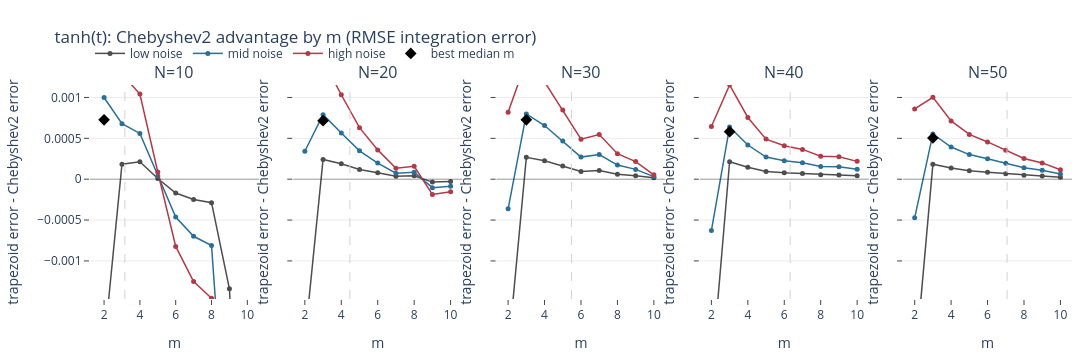
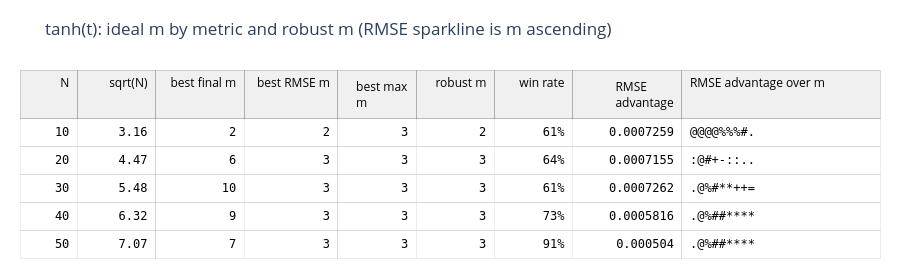
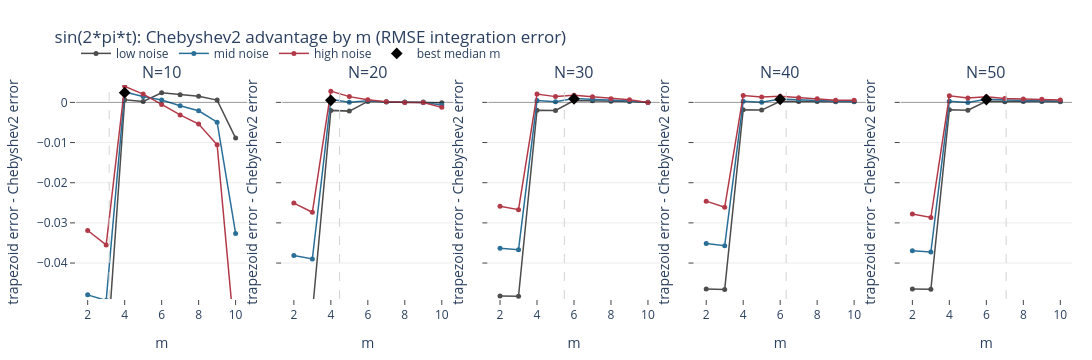
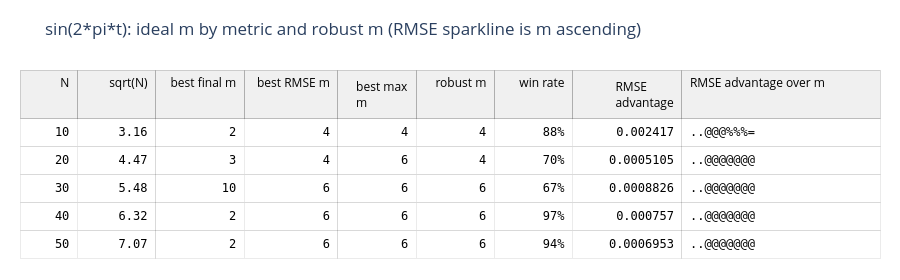

Source (notebook cell) for these figures, in order:
### Markdown cell above
## Decision-oriented Plotly views

These views use the same comparison dataframe as the heatmaps above. Positive advantage is `trapezoid error - Chebyshev2 error`, so values above zero favor Chebyshev2. The diamond marks the best median RMSE `m`; the light grey dashed line is `sqrt(N)`. The table reports ideal `m` by metric plus a rank-based robust `m`.

### Code cell
for function in FUNCTIONS:
    display(
        plot_advantage_curves_by_sample_count(
            comparisons,
            function.name,
            selected_sample_counts=SAMPLE_COUNTS,
            metric="rmse_error",y_range_min_m=3
        )
    )
    display(
        plot_robust_m_table(
            comparisons,
            function.name,
            selected_sample_counts=SAMPLE_COUNTS,
        )
    )

### Figure 1 — Plotly figure (JSON) as saved in the notebook; plotly's stock layout.template omitted (floating-point values rounded to 4 significant figures)
{"data": [{"customdata": [["10", "low noise"], ["10", "low noise"], ["10", "low noise"], ["10", "low noise"], ["10", "low noise"], ["10", "low noise"], ["10", "low noise"], ["10", "low noise"], ["10", "low noise"]], "hovertemplate": "N=%{customdata[0]}<br>m=%{x}<br>noise band=%{customdata[1]}<br>advantage=%{y:.4g}<extra></extra>", "legendgroup": "low noise", "line": {"color": "#4d4d4d", "width": 1.5}, "marker": {"size": 5}, "mode": "lines+markers", "name": "low noise", "showlegend": true, "type": "scatter", "x": [2, 3, 4, 5, 6, 7, 8, 9, 10], "xaxis": "x", "y": [-0.002041, 0.0001837, 0.0002132, 9.026e-06, -0.0001687, -0.0002492, -0.0002877, -0.001341, -0.005645], "yaxis": "y"}, {"customdata": [["10", "mid noise"], ["10", "mid noise"], ["10", "mid noise"], ["10", "mid noise"], ["10", "mid noise"], ["10", "mid noise"], ["10", "mid noise"], ["10", "mid noise"], ["10", "mid noise"]], "hovertemplate": "N=%{customdata[0]}<br>m=%{x}<br>noise band=%{customdata[1]}<br>advantage=%{y:.4g}<extra></extra>", "legendgroup": "mid noise", "line": {"color": "#2a6f97", "width": 1.5}, "marker": {"size": 5}, "mode": "lines+markers", "name": "mid noise", "showlegend": true, "type": "scatter", "x": [2, 3, 4, 5, 6, 7, 8, 9, 10], "xaxis": "x", "y": [0.0009996, 0.0006794, 0.00056, 3.786e-05, -0.0004628, -0.0006986, -0.0008117, -0.003901, -0.01653], "yaxis": "y"}, {"customdata": [["10", "high noise"], ["10", "high noise"], ["10", "high noise"], ["10", "high noise"], ["10", "high noise"], ["10", "high noise"], ["10", "high noise"], ["10", "high noise"], ["10", "high noise"]], "hovertemplate": "N=%{customdata[0]}<br>m=%{x}<br>noise band=%{customdata[1]}<br>advantage=%{y:.4g}<extra></extra>", "legendgroup": "high noise", "line": {"color": "#b23a48", "width": 1.5}, "marker": {"size": 5}, "mode": "lines+markers", "name": "high noise", "showlegend": true, "type": "scatter", "x": [2, 3, 4, 5, 6, 7, 8, 9, 10], "xaxis": "x", "y": [0.003082, 0.001285, 0.001041, 8.755e-05, -0.0008228, -0.001251, -0.001457, -0.007074, -0.03003], "yaxis": "y"}, {"hovertemplate": "best median m=%{x}<br>median advantage=%{y:.4g}<extra></extra>", "legendgroup": "best median m", "marker": {"color": "black", "size": 9, "symbol": "diamond"}, "mode": "markers", "name": "best median m", "showlegend": true, "type": "scatter", "x": [2], "xaxis": "x", "y": [0.0007259], "yaxis": "y"}, {"customdata": [["20", "low noise"], ["20", "low noise"], ["20", "low noise"], ["20", "low noise"], ["20", "low noise"], ["20", "low noise"], ["20", "low noise"], ["20", "low noise"], ["20", "low noise"]], "hovertemplate": "N=%{customdata[0]}<br>m=%{x}<br>noise band=%{customdata[1]}<br>advantage=%{y:.4g}<extra></extra>", "legendgroup": "low noise", "line": {"color": "#4d4d4d", "width": 1.5}, "marker": {"size": 5}, "mode": "lines+markers", "name": "low noise", "showlegend": false, "type": "scatter", "x": [2, 3, 4, 5, 6, 7, 8, 9, 10], "xaxis": "x2", "y": [-0.001972, 0.0002419, 0.0001891, 0.0001177, 7.871e-05, 3.602e-05, 4.268e-05, -3.566e-05, -2.946e-05], "yaxis": "y2"}, {"customdata": [["20", "mid noise"], ["20", "mid noise"], ["20", "mid noise"], ["20", "mid noise"], ["20", "mid noise"], ["20", "mid noise"], ["20", "mid noise"], ["20", "mid noise"], ["20", "mid noise"]], "hovertemplate": "N=%{customdata[0]}<br>m=%{x}<br>noise band=%{customdata[1]}<br>advantage=%{y:.4g}<extra></extra>", "legendgroup": "mid noise", "line": {"color": "#2a6f97", "width": 1.5}, "marker": {"size": 5}, "mode": "lines+markers", "name": "mid noise", "showlegend": false, "type": "scatter", "x": [2, 3, 4, 5, 6, 7, 8, 9, 10], "xaxis": "x2", "y": [0.0003421, 0.0007898, 0.0005659, 0.0003465, 0.0001966, 7.291e-05, 8.622e-05, -0.0001034, -8.521e-05], "yaxis": "y2"}, {"customdata": [["20", "high noise"], ["20", "high noise"], ["20", "high noise"], ["20", "high noise"], ["20", "high noise"], ["20", "high noise"], ["20", "high noise"], ["20", "high noise"], ["20", "high noise"]], "hovertemplate": "N=%{customdata[0]}<br>m=%{x}<br>noise band=%{customdata[1]}<br>advantage=%{y:.4g}<extra></extra>", "legendgroup": "high noise", "line": {"color": "#b23a48", "width": 1.5}, "marker": {"size": 5}, "mode": "lines+markers", "name": "high noise", "showlegend": false, "type": "scatter", "x": [2, 3, 4, 5, 6, 7, 8, 9, 10], "xaxis": "x2", "y": [0.002128, 0.001456, 0.001033, 0.0006309, 0.0003584, 0.0001335, 0.0001577, -0.0001871, -0.000154], "yaxis": "y2"}, {"hovertemplate": "best median m=%{x}<br>median advantage=%{y:.4g}<extra></extra>", "legendgroup": "best median m", "marker": {"color": "black", "size": 9, "symbol": "diamond"}, "mode": "markers", "name": "best median m", "showlegend": false, "type": "scatter", "x": [3], "xaxis": "x2", "y": [0.0007155], "yaxis": "y2"}, {"customdata": [["30", "low noise"], ["30", "low noise"], ["30", "low noise"], ["30", "low noise"], ["30", "low noise"], ["30", "low noise"], ["30", "low noise"], ["30", "low noise"], ["30", "low noise"]], "hovertemplate": "N=%{customdata[0]}<br>m=%{x}<br>noise band=%{customdata[1]}<br>advantage=%{y:.4g}<extra></extra>", "legendgroup": "low noise", "line": {"color": "#4d4d4d", "width": 1.5}, "marker": {"size": 5}, "mode": "lines+markers", "name": "low noise", "showlegend": false, "type": "scatter", "x": [2, 3, 4, 5, 6, 7, 8, 9, 10], "xaxis": "x3", "y": [-0.002124, 0.0002672, 0.0002264, 0.0001614, 9.411e-05, 0.0001051, 6.093e-05, 4.313e-05, 1.708e-05], "yaxis": "y3"}, {"customdata": [["30", "mid noise"], ["30", "mid noise"], ["30", "mid noise"], ["30", "mid noise"], ["30", "mid noise"], ["30", "mid noise"], ["30", "mid noise"], ["30", "mid noise"], ["30", "mid noise"]], "hovertemplate": "N=%{customdata[0]}<br>m=%{x}<br>noise band=%{customdata[1]}<br>advantage=%{y:.4g}<extra></extra>", "legendgroup": "mid noise", "line": {"color": "#2a6f97", "width": 1.5}, "marker": {"size": 5}, "mode": "lines+markers", "name": "mid noise", "showlegend": false, "type": "scatter", "x": [2, 3, 4, 5, 6, 7, 8, 9, 10], "xaxis": "x3", "y": [-0.0003623, 0.0007985, 0.0006569, 0.0004675, 0.0002702, 0.0003022, 0.0001727, 0.0001201, 3.111e-05], "yaxis": "y3"}, {"customdata": [["30", "high noise"], ["30", "high noise"], ["30", "high noise"], ["30", "high noise"], ["30", "high noise"], ["30", "high noise"], ["30", "high noise"], ["30", "high noise"], ["30", "high noise"]], "hovertemplate": "N=%{customdata[0]}<br>m=%{x}<br>noise band=%{customdata[1]}<br>advantage=%{y:.4g}<extra></extra>", "legendgroup": "high noise", "line": {"color": "#b23a48", "width": 1.5}, "marker": {"size": 5}, "mode": "lines+markers", "name": "high noise", "showlegend": false, "type": "scatter", "x": [2, 3, 4, 5, 6, 7, 8, 9, 10], "xaxis": "x3", "y": [0.0008202, 0.001448, 0.00119, 0.0008475, 0.0004888, 0.000547, 0.0003116, 0.0002159, 5.412e-05], "yaxis": "y3"}, {"hovertemplate": "best median m=%{x}<br>median advantage=%{y:.4g}<extra></extra>", "legendgroup": "best median m", "marker": {"color": "black", "size": 9, "symbol": "diamond"}, "mode": "markers", "name": "best median m", "showlegend": false, "type": "scatter", "x": [3], "xaxis": "x3", "y": [0.0007262], "yaxis": "y3"}, {"customdata": [["40", "low noise"], ["40", "low noise"], ["40", "low noise"], ["40", "low noise"], ["40", "low noise"], ["40", "low noise"], ["40", "low noise"], ["40", "low noise"], ["40", "low noise"]], "hovertemplate": "N=%{customdata[0]}<br>m=%{x}<br>noise band=%{customdata[1]}<br>advantage=%{y:.4g}<extra></extra>", "legendgroup": "low noise", "line": {"color": "#4d4d4d", "width": 1.5}, "marker": {"size": 5}, "mode": "lines+markers", "name": "low noise", "showlegend": false, "type": "scatter", "x": [2, 3, 4, 5, 6, 7, 8, 9, 10], "xaxis": "x4", "y": [-0.002408, 0.0002143, 0.0001454, 9.309e-05, 7.791e-05, 6.942e-05, 5.374e-05, 5.253e-05, 4.197e-05], "yaxis": "y4"}, {"customdata": [["40", "mid noise"], ["40", "mid noise"], ["40", "mid noise"], ["40", "mid noise"], ["40", "mid noise"], ["40", "mid noise"], ["40", "mid noise"], ["40", "mid noise"], ["40", "mid noise"]], "hovertemplate": "N=%{customdata[0]}<br>m=%{x}<br>noise band=%{customdata[1]}<br>advantage=%{y:.4g}<extra></extra>", "legendgroup": "mid noise", "line": {"color": "#2a6f97", "width": 1.5}, "marker": {"size": 5}, "mode": "lines+markers", "name": "mid noise", "showlegend": false, "type": "scatter", "x": [2, 3, 4, 5, 6, 7, 8, 9, 10], "xaxis": "x4", "y": [-0.0006285, 0.0006389, 0.0004178, 0.0002704, 0.0002261, 0.000201, 0.000155, 0.0001515, 0.0001205], "yaxis": "y4"}, {"customdata": [["40", "high noise"], ["40", "high noise"], ["40", "high noise"], ["40", "high noise"], ["40", "high noise"], ["40", "high noise"], ["40", "high noise"], ["40", "high noise"], ["40", "high noise"]], "hovertemplate": "N=%{customdata[0]}<br>m=%{x}<br>noise band=%{customdata[1]}<br>advantage=%{y:.4g}<extra></extra>", "legendgroup": "high noise", "line": {"color": "#b23a48", "width": 1.5}, "marker": {"size": 5}, "mode": "lines+markers", "name": "high noise", "showlegend": false, "type": "scatter", "x": [2, 3, 4, 5, 6, 7, 8, 9, 10], "xaxis": "x4", "y": [0.000644, 0.001153, 0.000755, 0.0004904, 0.00041, 0.0003645, 0.0002808, 0.0002744, 0.000218], "yaxis": "y4"}, {"hovertemplate": "best median m=%{x}<br>median advantage=%{y:.4g}<extra></extra>", "legendgroup": "best median m", "marker": {"color": "black", "size": 9, "symbol": "diamond"}, "mode": "markers", "name": "best median m", "showlegend": false, "type": "scatter", "x": [3], "xaxis": "x4", "y": [0.0005816], "yaxis": "y4"}, {"customdata": [["50", "low noise"], ["50", "low noise"], ["50", "low noise"], ["50", "low noise"], ["50", "low noise"], ["50", "low noise"], ["50", "low noise"], ["50", "low noise"], ["50", "low noise"]], "hovertemplate": "N=%{customdata[0]}<br>m=%{x}<br>noise band=%{customdata[1]}<br>advantage=%{y:.4g}<extra></extra>", "legendgroup": "low noise", "line": {"color": "#4d4d4d", "width": 1.5}, "marker": {"size": 5}, "mode": "lines+markers", "name": "low noise", "showlegend": false, "type": "scatter", "x": [2, 3, 4, 5, 6, 7, 8, 9, 10], "xaxis": "x5", "y": [-0.002327, 0.0001832, 0.0001357, 0.0001031, 8.593e-05, 6.714e-05, 4.805e-05, 3.786e-05, 2.229e-05], "yaxis": "y5"}, {"customdata": [["50", "mid noise"], ["50", "mid noise"], ["50", "mid noise"], ["50", "mid noise"], ["50", "mid noise"], ["50", "mid noise"], ["50", "mid noise"], ["50", "mid noise"], ["50", "mid noise"]], "hovertemplate": "N=%{customdata[0]}<br>m=%{x}<br>noise band=%{customdata[1]}<br>advantage=%{y:.4g}<extra></extra>", "legendgroup": "mid noise", "line": {"color": "#2a6f97", "width": 1.5}, "marker": {"size": 5}, "mode": "lines+markers", "name": "mid noise", "showlegend": false, "type": "scatter", "x": [2, 3, 4, 5, 6, 7, 8, 9, 10], "xaxis": "x5", "y": [-0.0004725, 0.000554, 0.0003936, 0.0003013, 0.0002509, 0.0001957, 0.0001397, 0.0001098, 6.418e-05], "yaxis": "y5"}, {"customdata": [["50", "high noise"], ["50", "high noise"], ["50", "high noise"], ["50", "high noise"], ["50", "high noise"], ["50", "high noise"], ["50", "high noise"], ["50", "high noise"], ["50", "high noise"]], "hovertemplate": "N=%{customdata[0]}<br>m=%{x}<br>noise band=%{customdata[1]}<br>advantage=%{y:.4g}<extra></extra>", "legendgroup": "high noise", "line": {"color": "#b23a48", "width": 1.5}, "marker": {"size": 5}, "mode": "lines+markers", "name": "high noise", "showlegend": false, "type": "scatter", "x": [2, 3, 4, 5, 6, 7, 8, 9, 10], "xaxis": "x5", "y": [0.0008592, 0.001002, 0.0007126, 0.0005472, 0.0004558, 0.0003554, 0.0002536, 0.0001992, 0.0001162], "yaxis": "y5"}, {"hovertemplate": "best median m=%{x}<br>median advantage=%{y:.4g}<extra></extra>", "legendgroup": "best median m", "marker": {"color": "black", "size": 9, "symbol": "diamond"}, "mode": "markers", "name": "best median m", "showlegend": false, "type": "scatter", "x": [3], "xaxis": "x5", "y": [0.000504], "yaxis": "y5"}], "layout": {"annotations": [{"font": {"size": 16}, "showarrow": false, "text": "N=10", "x": 0.086, "xanchor": "center", "xref": "paper", "y": 1, "yanchor": "bottom", "yref": "paper"}, {"font": {"size": 16}, "showarrow": false, "text": "N=20", "x": 0.293, "xanchor": "center", "xref": "paper", "y": 1, "yanchor": "bottom", "yref": "paper"}, {"font": {"size": 16}, "showarrow": false, "text": "N=30", "x": 0.5, "xanchor": "center", "xref": "paper", "y": 1, "yanchor": "bottom", "yref": "paper"}, {"font": {"size": 16}, "showarrow": false, "text": "N=40", "x": 0.707, "xanchor": "center", "xref": "paper", "y": 1, "yanchor": "bottom", "yref": "paper"}, {"font": {"size": 16}, "showarrow": false, "text": "N=50", "x": 0.914, "xanchor": "center", "xref": "paper", "y": 1, "yanchor": "bottom", "yref": "paper"}], "height": 360, "legend": {"orientation": "h", "x": 0, "xanchor": "left", "y": 1.08, "yanchor": "bottom"}, "margin": {"b": 45, "l": 55, "r": 20, "t": 85}, "shapes": [{"line": {"color": "rgba(0,0,0,0.35)", "width": 1}, "type": "line", "x0": 0, "x1": 1, "xref": "x domain", "y0": 0, "y1": 0, "yref": "y"}, {"line": {"color": "lightgrey", "dash": "dash", "width": 1}, "type": "line", "x0": 3.162, "x1": 3.162, "xref": "x", "y0": 0, "y1": 1, "yref": "y domain"}, {"line": {"color": "rgba(0,0,0,0.35)", "width": 1}, "type": "line", "x0": 0, "x1": 1, "xref": "x2 domain", "y0": 0, "y1": 0, "yref": "y2"}, {"line": {"color": "lightgrey", "dash": "dash", "width": 1}, "type": "line", "x0": 4.472, "x1": 4.472, "xref": "x2", "y0": 0, "y1": 1, "yref": "y2 domain"}, {"line": {"color": "rgba(0,0,0,0.35)", "width": 1}, "type": "line", "x0": 0, "x1": 1, "xref": "x3 domain", "y0": 0, "y1": 0, "yref": "y3"}, {"line": {"color": "lightgrey", "dash": "dash", "width": 1}, "type": "line", "x0": 5.477, "x1": 5.477, "xref": "x3", "y0": 0, "y1": 1, "yref": "y3 domain"}, {"line": {"color": "rgba(0,0,0,0.35)", "width": 1}, "type": "line", "x0": 0, "x1": 1, "xref": "x4 domain", "y0": 0, "y1": 0, "yref": "y4"}, {"line": {"color": "lightgrey", "dash": "dash", "width": 1}, "type": "line", "x0": 6.325, "x1": 6.325, "xref": "x4", "y0": 0, "y1": 1, "yref": "y4 domain"}, {"line": {"color": "rgba(0,0,0,0.35)", "width": 1}, "type": "line", "x0": 0, "x1": 1, "xref": "x5 domain", "y0": 0, "y1": 0, "yref": "y5"}, {"line": {"color": "lightgrey", "dash": "dash", "width": 1}, "type": "line", "x0": 7.071, "x1": 7.071, "xref": "x5", "y0": 0, "y1": 1, "yref": "y5 domain"}], "title": {"text": "tanh(t): Chebyshev2 advantage by m (RMSE integration error)"}, "width": 1200, "xaxis": {"anchor": "y", "domain": [0, 0.172], "showgrid": false, "ticks": "outside", "title": {"text": "m"}}, "xaxis2": {"anchor": "y2", "domain": [0.207, 0.379], "showgrid": false, "ticks": "outside", "title": {"text": "m"}}, "xaxis3": {"anchor": "y3", "domain": [0.414, 0.586], "showgrid": false, "ticks": "outside", "title": {"text": "m"}}, "xaxis4": {"anchor": "y4", "domain": [0.621, 0.793], "showgrid": false, "ticks": "outside", "title": {"text": "m"}}, "xaxis5": {"anchor": "y5", "domain": [0.828, 1], "showgrid": false, "ticks": "outside", "title": {"text": "m"}}, "yaxis": {"anchor": "x", "domain": [0, 1], "gridcolor": "rgba(0,0,0,0.08)", "range": [-0.001466, 0.001152], "showgrid": true, "ticks": "outside", "title": {"text": "trapezoid error - Chebyshev2 error"}, "zeroline": false}, "yaxis2": {"anchor": "x2", "domain": [0, 1], "gridcolor": "rgba(0,0,0,0.08)", "matches": "y", "range": [-0.001466, 0.001152], "showgrid": true, "showticklabels": false, "ticks": "outside", "title": {"text": "trapezoid error - Chebyshev2 error"}, "zeroline": false}, "yaxis3": {"anchor": "x3", "domain": [0, 1], "gridcolor": "rgba(0,0,0,0.08)", "matches": "y", "range": [-0.001466, 0.001152], "showgrid": true, "showticklabels": false, "ticks": "outside", "title": {"text": "trapezoid error - Chebyshev2 error"}, "zeroline": false}, "yaxis4": {"anchor": "x4", "domain": [0, 1], "gridcolor": "rgba(0,0,0,0.08)", "matches": "y", "range": [-0.001466, 0.001152], "showgrid": true, "showticklabels": false, "ticks": "outside", "title": {"text": "trapezoid error - Chebyshev2 error"}, "zeroline": false}, "yaxis5": {"anchor": "x5", "domain": [0, 1], "gridcolor": "rgba(0,0,0,0.08)", "matches": "y", "range": [-0.001466, 0.001152], "showgrid": true, "showticklabels": false, "ticks": "outside", "title": {"text": "trapezoid error - Chebyshev2 error"}, "zeroline": false}}}

### Figure 2 — Plotly figure (JSON) as saved in the notebook; plotly's stock layout.template omitted (floating-point values rounded to 4 significant figures)
{"data": [{"cells": {"align": ["right", "right", "right", "right", "right", "right", "right", "right", "left"], "fill": {"color": "white"}, "font": {"color": "black", "family": "monospace", "size": 12}, "height": 28, "line": {"color": "rgba(0,0,0,0.08)"}, "values": [[10, 20, 30, 40, 50], ["3.16", "4.47", "5.48", "6.32", "7.07"], [2, 6, 10, 9, 7], [2, 3, 3, 3, 3], [3, 3, 3, 3, 3], [2, 3, 3, 3, 3], ["61%", "64%", "61%", "73%", "91%"], ["0.0007259", "0.0007155", "0.0007262", "0.0005816", "0.000504"], ["@@@@%%%#.", ":@#+-::..", ".@%#**++=", ".@%##****", ".@%##****"]]}, "columnwidth": [0.55, 0.75, 0.85, 0.9, 0.75, 0.75, 0.75, 1.05, 1.9], "header": {"align": ["right", "right", "right", "right", "right", "right", "right", "right", "left"], "fill": {"color": "rgba(0,0,0,0.06)"}, "font": {"color": "black", "size": 12}, "height": 28, "line": {"color": "rgba(0,0,0,0.15)"}, "values": ["N", "sqrt(N)", "best final m", "best RMSE m", "best max m", "robust m", "win rate", "RMSE advantage", "RMSE advantage over m"]}, "type": "table"}], "layout": {"height": 280, "margin": {"b": 20, "l": 20, "r": 20, "t": 70}, "title": {"text": "tanh(t): ideal m by metric and robust m (RMSE sparkline is m ascending)"}}}

### Figure 3 — Plotly figure (JSON) as saved in the notebook; plotly's stock layout.template omitted (floating-point values rounded to 4 significant figures)
{"data": [{"customdata": [["10", "low noise"], ["10", "low noise"], ["10", "low noise"], ["10", "low noise"], ["10", "low noise"], ["10", "low noise"], ["10", "low noise"], ["10", "low noise"], ["10", "low noise"]], "hovertemplate": "N=%{customdata[0]}<br>m=%{x}<br>noise band=%{customdata[1]}<br>advantage=%{y:.4g}<extra></extra>", "legendgroup": "low noise", "line": {"color": "#4d4d4d", "width": 1.5}, "marker": {"size": 5}, "mode": "lines+markers", "name": "low noise", "showlegend": true, "type": "scatter", "x": [2, 3, 4, 5, 6, 7, 8, 9, 10], "xaxis": "x", "y": [-0.06544, -0.06559, 0.000628, 0.0002157, 0.002377, 0.001898, 0.001534, 0.0005652, -0.008886], "yaxis": "y"}, {"customdata": [["10", "mid noise"], ["10", "mid noise"], ["10", "mid noise"], ["10", "mid noise"], ["10", "mid noise"], ["10", "mid noise"], ["10", "mid noise"], ["10", "mid noise"], ["10", "mid noise"]], "hovertemplate": "N=%{customdata[0]}<br>m=%{x}<br>noise band=%{customdata[1]}<br>advantage=%{y:.4g}<extra></extra>", "legendgroup": "mid noise", "line": {"color": "#2a6f97", "width": 1.5}, "marker": {"size": 5}, "mode": "lines+markers", "name": "mid noise", "showlegend": true, "type": "scatter", "x": [2, 3, 4, 5, 6, 7, 8, 9, 10], "xaxis": "x", "y": [-0.04792, -0.04931, 0.002598, 0.001485, 0.0005736, -0.0008604, -0.00209, -0.004928, -0.03264], "yaxis": "y"}, {"customdata": [["10", "high noise"], ["10", "high noise"], ["10", "high noise"], ["10", "high noise"], ["10", "high noise"], ["10", "high noise"], ["10", "high noise"], ["10", "high noise"], ["10", "high noise"]], "hovertemplate": "N=%{customdata[0]}<br>m=%{x}<br>noise band=%{customdata[1]}<br>advantage=%{y:.4g}<extra></extra>", "legendgroup": "high noise", "line": {"color": "#b23a48", "width": 1.5}, "marker": {"size": 5}, "mode": "lines+markers", "name": "high noise", "showlegend": true, "type": "scatter", "x": [2, 3, 4, 5, 6, 7, 8, 9, 10], "xaxis": "x", "y": [-0.03189, -0.03548, 0.004015, 0.002066, -0.0004964, -0.003116, -0.00541, -0.01057, -0.06095], "yaxis": "y"}, {"hovertemplate": "best median m=%{x}<br>median advantage=%{y:.4g}<extra></extra>", "legendgroup": "best median m", "marker": {"color": "black", "size": 9, "symbol": "diamond"}, "mode": "markers", "name": "best median m", "showlegend": true, "type": "scatter", "x": [4], "xaxis": "x", "y": [0.002417], "yaxis": "y"}, {"customdata": [["20", "low noise"], ["20", "low noise"], ["20", "low noise"], ["20", "low noise"], ["20", "low noise"], ["20", "low noise"], ["20", "low noise"], ["20", "low noise"], ["20", "low noise"]], "hovertemplate": "N=%{customdata[0]}<br>m=%{x}<br>noise band=%{customdata[1]}<br>advantage=%{y:.4g}<extra></extra>", "legendgroup": "low noise", "line": {"color": "#4d4d4d", "width": 1.5}, "marker": {"size": 5}, "mode": "lines+markers", "name": "low noise", "showlegend": false, "type": "scatter", "x": [2, 3, 4, 5, 6, 7, 8, 9, 10], "xaxis": "x2", "y": [-0.05219, -0.05235, -0.001997, -0.002175, 0.0002494, 0.0001403, 0.0001133, 0.0001058, -0.0001193], "yaxis": "y2"}, {"customdata": [["20", "mid noise"], ["20", "mid noise"], ["20", "mid noise"], ["20", "mid noise"], ["20", "mid noise"], ["20", "mid noise"], ["20", "mid noise"], ["20", "mid noise"], ["20", "mid noise"]], "hovertemplate": "N=%{customdata[0]}<br>m=%{x}<br>noise band=%{customdata[1]}<br>advantage=%{y:.4g}<extra></extra>", "legendgroup": "mid noise", "line": {"color": "#2a6f97", "width": 1.5}, "marker": {"size": 5}, "mode": "lines+markers", "name": "mid noise", "showlegend": false, "type": "scatter", "x": [2, 3, 4, 5, 6, 7, 8, 9, 10], "xaxis": "x2", "y": [-0.0381, -0.03897, 0.0007696, 6.137e-05, 0.0003888, 0.0001046, 1.37e-05, -8.526e-06, -0.0006695], "yaxis": "y2"}, {"customdata": [["20", "high noise"], ["20", "high noise"], ["20", "high noise"], ["20", "high noise"], ["20", "high noise"], ["20", "high noise"], ["20", "high noise"], ["20", "high noise"], ["20", "high noise"]], "hovertemplate": "N=%{customdata[0]}<br>m=%{x}<br>noise band=%{customdata[1]}<br>advantage=%{y:.4g}<extra></extra>", "legendgroup": "high noise", "line": {"color": "#b23a48", "width": 1.5}, "marker": {"size": 5}, "mode": "lines+markers", "name": "high noise", "showlegend": false, "type": "scatter", "x": [2, 3, 4, 5, 6, 7, 8, 9, 10], "xaxis": "x2", "y": [-0.02508, -0.02736, 0.002798, 0.001435, 0.0006773, 0.0001642, 4.407e-07, -4.007e-05, -0.001242], "yaxis": "y2"}, {"hovertemplate": "best median m=%{x}<br>median advantage=%{y:.4g}<extra></extra>", "legendgroup": "best median m", "marker": {"color": "black", "size": 9, "symbol": "diamond"}, "mode": "markers", "name": "best median m", "showlegend": false, "type": "scatter", "x": [4], "xaxis": "x2", "y": [0.0005105], "yaxis": "y2"}, {"customdata": [["30", "low noise"], ["30", "low noise"], ["30", "low noise"], ["30", "low noise"], ["30", "low noise"], ["30", "low noise"], ["30", "low noise"], ["30", "low noise"], ["30", "low noise"]], "hovertemplate": "N=%{customdata[0]}<br>m=%{x}<br>noise band=%{customdata[1]}<br>advantage=%{y:.4g}<extra></extra>", "legendgroup": "low noise", "line": {"color": "#4d4d4d", "width": 1.5}, "marker": {"size": 5}, "mode": "lines+markers", "name": "low noise", "showlegend": false, "type": "scatter", "x": [2, 3, 4, 5, 6, 7, 8, 9, 10], "xaxis": "x3", "y": [-0.04819, -0.04824, -0.001936, -0.00201, 0.0004485, 0.0004066, 0.0002729, 0.0002023, 3.937e-05], "yaxis": "y3"}, {"customdata": [["30", "mid noise"], ["30", "mid noise"], ["30", "mid noise"], ["30", "mid noise"], ["30", "mid noise"], ["30", "mid noise"], ["30", "mid noise"], ["30", "mid noise"], ["30", "mid noise"]], "hovertemplate": "N=%{customdata[0]}<br>m=%{x}<br>noise band=%{customdata[1]}<br>advantage=%{y:.4g}<extra></extra>", "legendgroup": "mid noise", "line": {"color": "#2a6f97", "width": 1.5}, "marker": {"size": 5}, "mode": "lines+markers", "name": "mid noise", "showlegend": false, "type": "scatter", "x": [2, 3, 4, 5, 6, 7, 8, 9, 10], "xaxis": "x3", "y": [-0.03634, -0.03666, 0.0004469, 0.0001331, 0.0009688, 0.0007862, 0.0005058, 0.0003645, 9.486e-06], "yaxis": "y3"}, {"customdata": [["30", "high noise"], ["30", "high noise"], ["30", "high noise"], ["30", "high noise"], ["30", "high noise"], ["30", "high noise"], ["30", "high noise"], ["30", "high noise"], ["30", "high noise"]], "hovertemplate": "N=%{customdata[0]}<br>m=%{x}<br>noise band=%{customdata[1]}<br>advantage=%{y:.4g}<extra></extra>", "legendgroup": "high noise", "line": {"color": "#b23a48", "width": 1.5}, "marker": {"size": 5}, "mode": "lines+markers", "name": "high noise", "showlegend": false, "type": "scatter", "x": [2, 3, 4, 5, 6, 7, 8, 9, 10], "xaxis": "x3", "y": [-0.02584, -0.02672, 0.002068, 0.001435, 0.001747, 0.001416, 0.0008991, 0.0006422, -3.062e-06], "yaxis": "y3"}, {"hovertemplate": "best median m=%{x}<br>median advantage=%{y:.4g}<extra></extra>", "legendgroup": "best median m", "marker": {"color": "black", "size": 9, "symbol": "diamond"}, "mode": "markers", "name": "best median m", "showlegend": false, "type": "scatter", "x": [6], "xaxis": "x3", "y": [0.0008826], "yaxis": "y3"}, {"customdata": [["40", "low noise"], ["40", "low noise"], ["40", "low noise"], ["40", "low noise"], ["40", "low noise"], ["40", "low noise"], ["40", "low noise"], ["40", "low noise"], ["40", "low noise"]], "hovertemplate": "N=%{customdata[0]}<br>m=%{x}<br>noise band=%{customdata[1]}<br>advantage=%{y:.4g}<extra></extra>", "legendgroup": "low noise", "line": {"color": "#4d4d4d", "width": 1.5}, "marker": {"size": 5}, "mode": "lines+markers", "name": "low noise", "showlegend": false, "type": "scatter", "x": [2, 3, 4, 5, 6, 7, 8, 9, 10], "xaxis": "x4", "y": [-0.04649, -0.04656, -0.001852, -0.001913, 0.0002805, 0.0002099, 0.0002514, 0.000142, 0.0001395], "yaxis": "y4"}, {"customdata": [["40", "mid noise"], ["40", "mid noise"], ["40", "mid noise"], ["40", "mid noise"], ["40", "mid noise"], ["40", "mid noise"], ["40", "mid noise"], ["40", "mid noise"], ["40", "mid noise"]], "hovertemplate": "N=%{customdata[0]}<br>m=%{x}<br>noise band=%{customdata[1]}<br>advantage=%{y:.4g}<extra></extra>", "legendgroup": "mid noise", "line": {"color": "#2a6f97", "width": 1.5}, "marker": {"size": 5}, "mode": "lines+markers", "name": "mid noise", "showlegend": false, "type": "scatter", "x": [2, 3, 4, 5, 6, 7, 8, 9, 10], "xaxis": "x4", "y": [-0.03514, -0.03568, 0.0002657, 5.658e-05, 0.0008335, 0.0006253, 0.0005092, 0.0002904, 0.0002852], "yaxis": "y4"}, {"customdata": [["40", "high noise"], ["40", "high noise"], ["40", "high noise"], ["40", "high noise"], ["40", "high noise"], ["40", "high noise"], ["40", "high noise"], ["40", "high noise"], ["40", "high noise"]], "hovertemplate": "N=%{customdata[0]}<br>m=%{x}<br>noise band=%{customdata[1]}<br>advantage=%{y:.4g}<extra></extra>", "legendgroup": "high noise", "line": {"color": "#b23a48", "width": 1.5}, "marker": {"size": 5}, "mode": "lines+markers", "name": "high noise", "showlegend": false, "type": "scatter", "x": [2, 3, 4, 5, 6, 7, 8, 9, 10], "xaxis": "x4", "y": [-0.02459, -0.02611, 0.001708, 0.001319, 0.001522, 0.001143, 0.0009348, 0.000537, 0.0005274], "yaxis": "y4"}, {"hovertemplate": "best median m=%{x}<br>median advantage=%{y:.4g}<extra></extra>", "legendgroup": "best median m", "marker": {"color": "black", "size": 9, "symbol": "diamond"}, "mode": "markers", "name": "best median m", "showlegend": false, "type": "scatter", "x": [6], "xaxis": "x4", "y": [0.000757], "yaxis": "y4"}, {"customdata": [["50", "low noise"], ["50", "low noise"], ["50", "low noise"], ["50", "low noise"], ["50", "low noise"], ["50", "low noise"], ["50", "low noise"], ["50", "low noise"], ["50", "low noise"]], "hovertemplate": "N=%{customdata[0]}<br>m=%{x}<br>noise band=%{customdata[1]}<br>advantage=%{y:.4g}<extra></extra>", "legendgroup": "low noise", "line": {"color": "#4d4d4d", "width": 1.5}, "marker": {"size": 5}, "mode": "lines+markers", "name": "low noise", "showlegend": false, "type": "scatter", "x": [2, 3, 4, 5, 6, 7, 8, 9, 10], "xaxis": "x5", "y": [-0.04648, -0.04653, -0.001865, -0.001932, 0.000252, 0.000175, 0.0002339, 0.0002096, 0.0001691], "yaxis": "y5"}, {"customdata": [["50", "mid noise"], ["50", "mid noise"], ["50", "mid noise"], ["50", "mid noise"], ["50", "mid noise"], ["50", "mid noise"], ["50", "mid noise"], ["50", "mid noise"], ["50", "mid noise"]], "hovertemplate": "N=%{customdata[0]}<br>m=%{x}<br>noise band=%{customdata[1]}<br>advantage=%{y:.4g}<extra></extra>", "legendgroup": "mid noise", "line": {"color": "#2a6f97", "width": 1.5}, "marker": {"size": 5}, "mode": "lines+markers", "name": "mid noise", "showlegend": false, "type": "scatter", "x": [2, 3, 4, 5, 6, 7, 8, 9, 10], "xaxis": "x5", "y": [-0.03695, -0.03726, 0.0002584, -2.258e-05, 0.0007659, 0.0005375, 0.0004665, 0.0004179, 0.0003369], "yaxis": "y5"}, {"customdata": [["50", "high noise"], ["50", "high noise"], ["50", "high noise"], ["50", "high noise"], ["50", "high noise"], ["50", "high noise"], ["50", "high noise"], ["50", "high noise"], ["50", "high noise"]], "hovertemplate": "N=%{customdata[0]}<br>m=%{x}<br>noise band=%{customdata[1]}<br>advantage=%{y:.4g}<extra></extra>", "legendgroup": "high noise", "line": {"color": "#b23a48", "width": 1.5}, "marker": {"size": 5}, "mode": "lines+markers", "name": "high noise", "showlegend": false, "type": "scatter", "x": [2, 3, 4, 5, 6, 7, 8, 9, 10], "xaxis": "x5", "y": [-0.02779, -0.02866, 0.00164, 0.001083, 0.001402, 0.0009855, 0.0008491, 0.0007608, 0.0006134], "yaxis": "y5"}, {"hovertemplate": "best median m=%{x}<br>median advantage=%{y:.4g}<extra></extra>", "legendgroup": "best median m", "marker": {"color": "black", "size": 9, "symbol": "diamond"}, "mode": "markers", "name": "best median m", "showlegend": false, "type": "scatter", "x": [6], "xaxis": "x5", "y": [0.0006953], "yaxis": "y5"}], "layout": {"annotations": [{"font": {"size": 16}, "showarrow": false, "text": "N=10", "x": 0.086, "xanchor": "center", "xref": "paper", "y": 1, "yanchor": "bottom", "yref": "paper"}, {"font": {"size": 16}, "showarrow": false, "text": "N=20", "x": 0.293, "xanchor": "center", "xref": "paper", "y": 1, "yanchor": "bottom", "yref": "paper"}, {"font": {"size": 16}, "showarrow": false, "text": "N=30", "x": 0.5, "xanchor": "center", "xref": "paper", "y": 1, "yanchor": "bottom", "yref": "paper"}, {"font": {"size": 16}, "showarrow": false, "text": "N=40", "x": 0.707, "xanchor": "center", "xref": "paper", "y": 1, "yanchor": "bottom", "yref": "paper"}, {"font": {"size": 16}, "showarrow": false, "text": "N=50", "x": 0.914, "xanchor": "center", "xref": "paper", "y": 1, "yanchor": "bottom", "yref": "paper"}], "height": 360, "legend": {"orientation": "h", "x": 0, "xanchor": "left", "y": 1.08, "yanchor": "bottom"}, "margin": {"b": 45, "l": 55, "r": 20, "t": 85}, "shapes": [{"line": {"color": "rgba(0,0,0,0.35)", "width": 1}, "type": "line", "x0": 0, "x1": 1, "xref": "x domain", "y0": 0, "y1": 0, "yref": "y"}, {"line": {"color": "lightgrey", "dash": "dash", "width": 1}, "type": "line", "x0": 3.162, "x1": 3.162, "xref": "x", "y0": 0, "y1": 1, "yref": "y domain"}, {"line": {"color": "rgba(0,0,0,0.35)", "width": 1}, "type": "line", "x0": 0, "x1": 1, "xref": "x2 domain", "y0": 0, "y1": 0, "yref": "y2"}, {"line": {"color": "lightgrey", "dash": "dash", "width": 1}, "type": "line", "x0": 4.472, "x1": 4.472, "xref": "x2", "y0": 0, "y1": 1, "yref": "y2 domain"}, {"line": {"color": "rgba(0,0,0,0.35)", "width": 1}, "type": "line", "x0": 0, "x1": 1, "xref": "x3 domain", "y0": 0, "y1": 0, "yref": "y3"}, {"line": {"color": "lightgrey", "dash": "dash", "width": 1}, "type": "line", "x0": 5.477, "x1": 5.477, "xref": "x3", "y0": 0, "y1": 1, "yref": "y3 domain"}, {"line": {"color": "rgba(0,0,0,0.35)", "width": 1}, "type": "line", "x0": 0, "x1": 1, "xref": "x4 domain", "y0": 0, "y1": 0, "yref": "y4"}, {"line": {"color": "lightgrey", "dash": "dash", "width": 1}, "type": "line", "x0": 6.325, "x1": 6.325, "xref": "x4", "y0": 0, "y1": 1, "yref": "y4 domain"}, {"line": {"color": "rgba(0,0,0,0.35)", "width": 1}, "type": "line", "x0": 0, "x1": 1, "xref": "x5 domain", "y0": 0, "y1": 0, "yref": "y5"}, {"line": {"color": "lightgrey", "dash": "dash", "width": 1}, "type": "line", "x0": 7.071, "x1": 7.071, "xref": "x5", "y0": 0, "y1": 1, "yref": "y5 domain"}], "title": {"text": "sin(2*pi*t): Chebyshev2 advantage by m (RMSE integration error)"}, "width": 1200, "xaxis": {"anchor": "y", "domain": [0, 0.172], "showgrid": false, "ticks": "outside", "title": {"text": "m"}}, "xaxis2": {"anchor": "y2", "domain": [0.207, 0.379], "showgrid": false, "ticks": "outside", "title": {"text": "m"}}, "xaxis3": {"anchor": "y3", "domain": [0.414, 0.586], "showgrid": false, "ticks": "outside", "title": {"text": "m"}}, "xaxis4": {"anchor": "y4", "domain": [0.621, 0.793], "showgrid": false, "ticks": "outside", "title": {"text": "m"}}, "xaxis5": {"anchor": "y5", "domain": [0.828, 1], "showgrid": false, "ticks": "outside", "title": {"text": "m"}}, "yaxis": {"anchor": "x", "domain": [0, 1], "gridcolor": "rgba(0,0,0,0.08)", "range": [-0.04895, 0.004328], "showgrid": true, "ticks": "outside", "title": {"text": "trapezoid error - Chebyshev2 error"}, "zeroline": false}, "yaxis2": {"anchor": "x2", "domain": [0, 1], "gridcolor": "rgba(0,0,0,0.08)", "matches": "y", "range": [-0.04895, 0.004328], "showgrid": true, "showticklabels": false, "ticks": "outside", "title": {"text": "trapezoid error - Chebyshev2 error"}, "zeroline": false}, "yaxis3": {"anchor": "x3", "domain": [0, 1], "gridcolor": "rgba(0,0,0,0.08)", "matches": "y", "range": [-0.04895, 0.004328], "showgrid": true, "showticklabels": false, "ticks": "outside", "title": {"text": "trapezoid error - Chebyshev2 error"}, "zeroline": false}, "yaxis4": {"anchor": "x4", "domain": [0, 1], "gridcolor": "rgba(0,0,0,0.08)", "matches": "y", "range": [-0.04895, 0.004328], "showgrid": true, "showticklabels": false, "ticks": "outside", "title": {"text": "trapezoid error - Chebyshev2 error"}, "zeroline": false}, "yaxis5": {"anchor": "x5", "domain": [0, 1], "gridcolor": "rgba(0,0,0,0.08)", "matches": "y", "range": [-0.04895, 0.004328], "showgrid": true, "showticklabels": false, "ticks": "outside", "title": {"text": "trapezoid error - Chebyshev2 error"}, "zeroline": false}}}

### Figure 4 — Plotly figure (JSON) as saved in the notebook; plotly's stock layout.template omitted (floating-point values rounded to 4 significant figures)
{"data": [{"cells": {"align": ["right", "right", "right", "right", "right", "right", "right", "right", "left"], "fill": {"color": "white"}, "font": {"color": "black", "family": "monospace", "size": 12}, "height": 28, "line": {"color": "rgba(0,0,0,0.08)"}, "values": [[10, 20, 30, 40, 50], ["3.16", "4.47", "5.48", "6.32", "7.07"], [2, 3, 10, 2, 2], [4, 4, 6, 6, 6], [4, 6, 6, 6, 6], [4, 4, 6, 6, 6], ["88%", "70%", "67%", "97%", "94%"], ["0.002417", "0.0005105", "0.0008826", "0.000757", "0.0006953"], ["..@@@%%%=", "..@@@@@@@", "..@@@@@@@", "..@@@@@@@", "..@@@@@@@"]]}, "columnwidth": [0.55, 0.75, 0.85, 0.9, 0.75, 0.75, 0.75, 1.05, 1.9], "header": {"align": ["right", "right", "right", "right", "right", "right", "right", "right", "left"], "fill": {"color": "rgba(0,0,0,0.06)"}, "font": {"color": "black", "size": 12}, "height": 28, "line": {"color": "rgba(0,0,0,0.15)"}, "values": ["N", "sqrt(N)", "best final m", "best RMSE m", "best max m", "robust m", "win rate", "RMSE advantage", "RMSE advantage over m"]}, "type": "table"}], "layout": {"height": 280, "margin": {"b": 20, "l": 20, "r": 20, "t": 70}, "title": {"text": "sin(2*pi*t): ideal m by metric and robust m (RMSE sparkline is m ascending)"}}}
